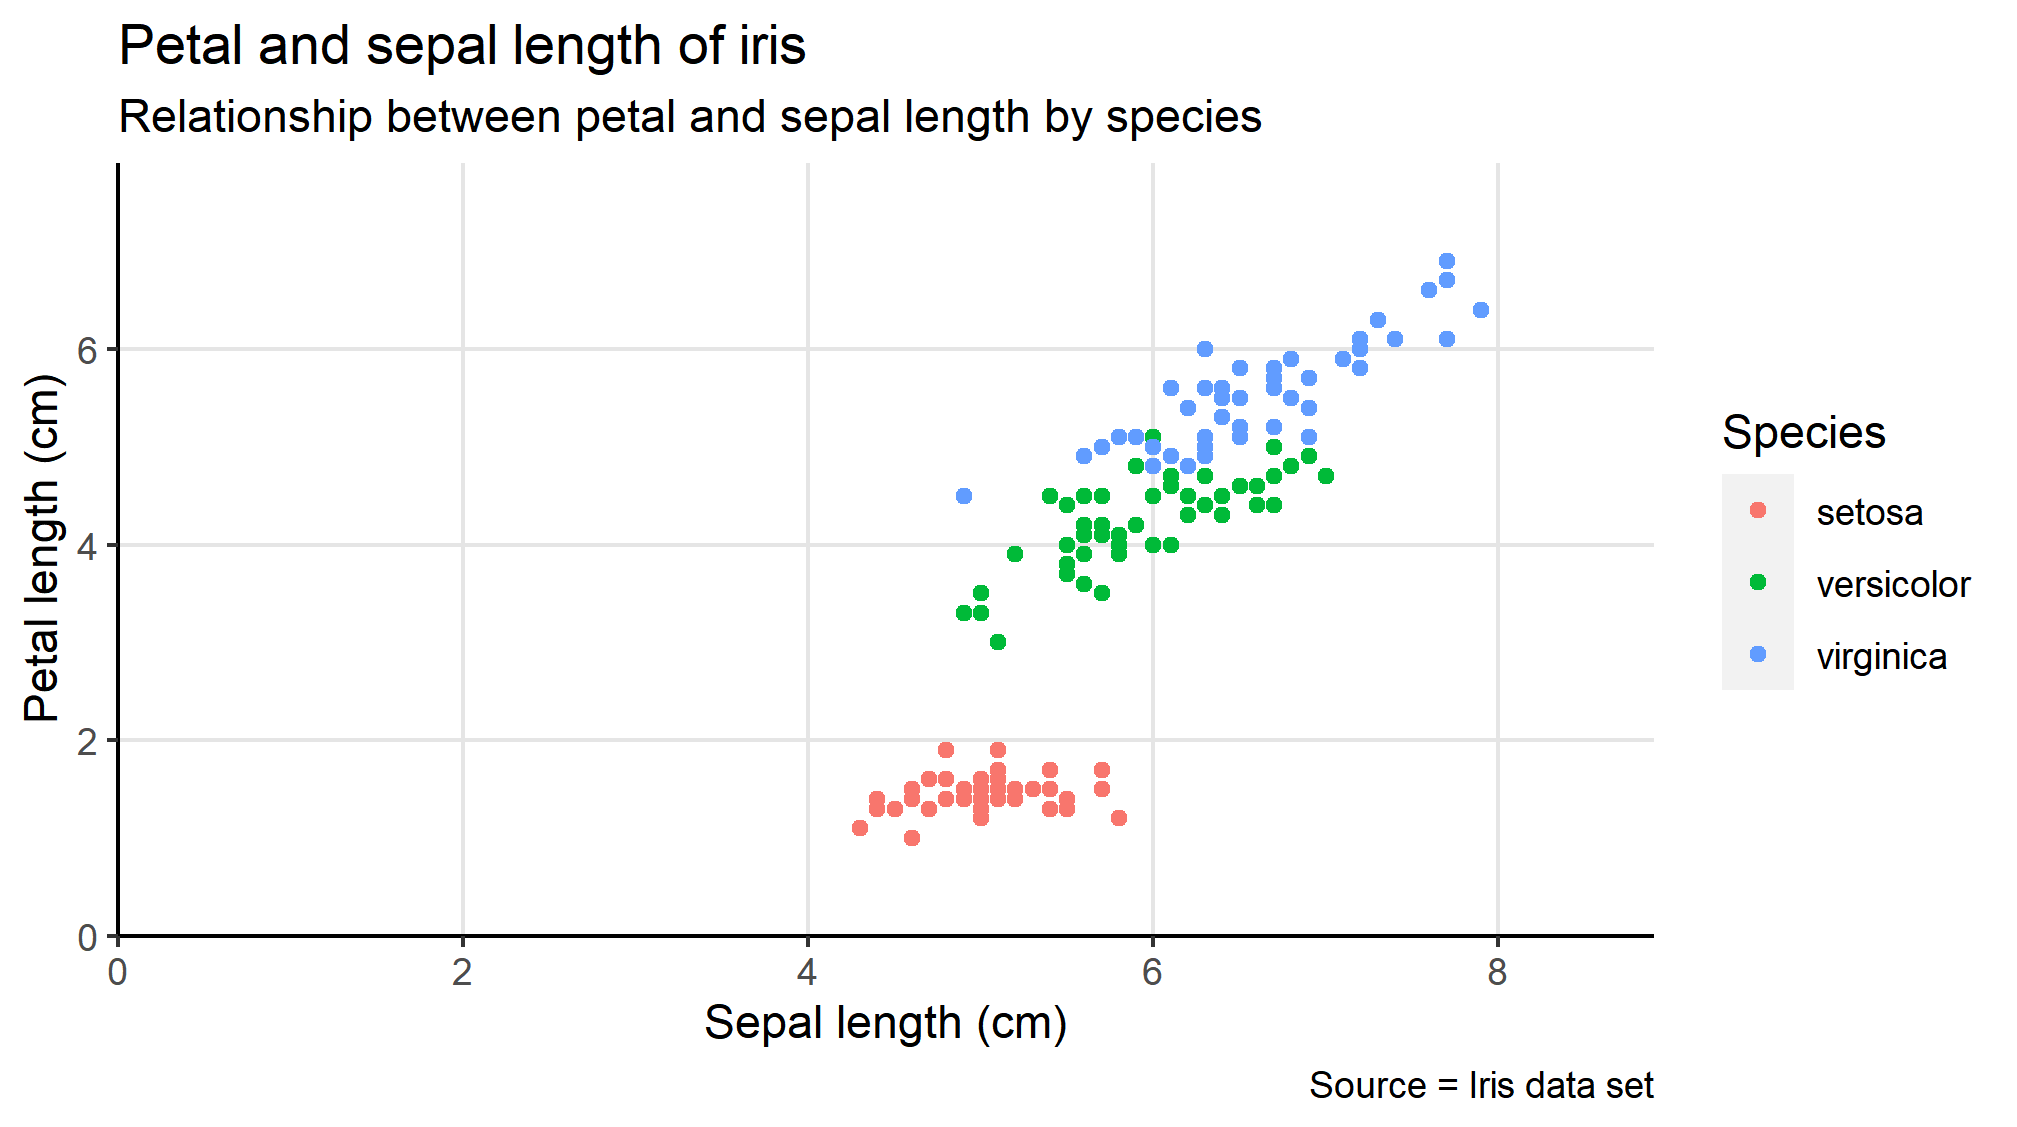

This chart was generated by the following R code:
library(ggplot2)

# Read in dataset
data(iris)

# Plot
p <- ggplot(iris, aes(Sepal.Length, Petal.Length, colour=Species)) +
  geom_point()


#add titles and labels
p <- p + labs(title="Petal and sepal length of iris",
              subtitle="Relationship between petal and sepal length by species",
         caption="Source = Iris data set") +
  labs(y="Petal length (cm)", x = "Sepal length (cm)")


#set axis to start at 0 and go up to maximum
p <- p +                               
  scale_x_continuous(expand=c(0,0),limits = c(0,max(iris$Sepal.Length)+1)) +
  scale_y_continuous(expand=c(0,0),limits = c(0,max(iris$Petal.Length)+1))


#theme
p <- p + theme(panel.background = element_rect(fill = NA),
          axis.line = element_line(size = 0.5, colour = "black"),
          panel.grid.major = element_line(size = 0.5,colour = "grey90")
          )
p

#save plot
ggsave("first_ggplot_chart.png", p, 
       path = "/Users/lisa.hornung/Documents/Projects/100DaysOfDataviz/Day2")
          